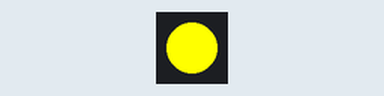
Recording of a sketch running on a simulated Arduino Uno, built with avr-gcc and run on an emulated ATmega328P. Shown: 1 RGB LEDs in strip order, left to right.

Above: at 0.2 s.
At 1.7 s:
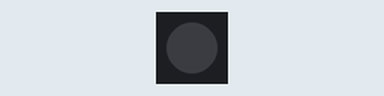
Timing chart, 0 to 3.0 s (numbered marks = the images above):
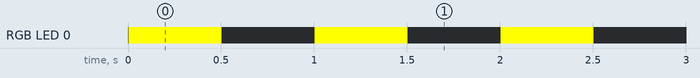

The sketch:

FastLED_example.ino
```cpp
#include <FastLED.h>

#define NUM_LEDS 1
#define DATA_PIN 3

// Define the array of leds
CRGB leds[NUM_LEDS];

void setup() {
  FastLED.addLeds<NEOPIXEL, DATA_PIN>(leds, NUM_LEDS);
}

void loop() {
  // Turn the LED on, then pause
  leds[0] = CRGB(255,255,0);
  FastLED.show();
  delay(500);
  // Now turn the LED off, then pause
  leds[0] = CRGB::Black;
  FastLED.show();
  delay(500);
}
```

Measured:
- by itself, RGB LED 0: alternates RGB(255, 255, 0) for 0.50 s and off for 0.50 s
